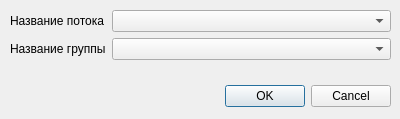
<?xml version="1.0" encoding="UTF-8"?>
<ui version="4.0">
 <class>DialogRelationshipStremGroup</class>
 <widget class="QDialog" name="DialogRelationshipStremGroup">
  <property name="geometry">
   <rect>
    <x>0</x>
    <y>0</y>
    <width>400</width>
    <height>119</height>
   </rect>
  </property>
  <property name="windowTitle">
   <string>Dialog</string>
  </property>
  <widget class="QDialogButtonBox" name="buttonBox">
   <property name="geometry">
    <rect>
     <x>220</x>
     <y>80</y>
     <width>171</width>
     <height>32</height>
    </rect>
   </property>
   <property name="orientation">
    <enum>Qt::Orientation::Horizontal</enum>
   </property>
   <property name="standardButtons">
    <set>QDialogButtonBox::StandardButton::Cancel|QDialogButtonBox::StandardButton::Ok</set>
   </property>
  </widget>
  <widget class="QWidget" name="formLayoutWidget">
   <property name="geometry">
    <rect>
     <x>10</x>
     <y>10</y>
     <width>381</width>
     <height>61</height>
    </rect>
   </property>
   <layout class="QFormLayout" name="formLayout">
    <item row="0" column="0">
     <widget class="QLabel" name="label_relationship_stream_name">
      <property name="text">
       <string>Название потока</string>
      </property>
     </widget>
    </item>
    <item row="1" column="0">
     <widget class="QLabel" name="label_relationship_group_name">
      <property name="text">
       <string>Название группы</string>
      </property>
     </widget>
    </item>
    <item row="0" column="1">
     <widget class="QComboBox" name="combo_box_relationship_stream_name"/>
    </item>
    <item row="1" column="1">
     <widget class="QComboBox" name="combo_box_relationship_group_name"/>
    </item>
   </layout>
  </widget>
 </widget>
 <resources/>
 <connections>
  <connection>
   <sender>buttonBox</sender>
   <signal>accepted()</signal>
   <receiver>DialogRelationshipStremGroup</receiver>
   <slot>accept()</slot>
   <hints>
    <hint type="sourcelabel">
     <x>248</x>
     <y>254</y>
    </hint>
    <hint type="destinationlabel">
     <x>157</x>
     <y>274</y>
    </hint>
   </hints>
  </connection>
  <connection>
   <sender>buttonBox</sender>
   <signal>rejected()</signal>
   <receiver>DialogRelationshipStremGroup</receiver>
   <slot>reject()</slot>
   <hints>
    <hint type="sourcelabel">
     <x>316</x>
     <y>260</y>
    </hint>
    <hint type="destinationlabel">
     <x>286</x>
     <y>274</y>
    </hint>
   </hints>
  </connection>
 </connections>
</ui>
